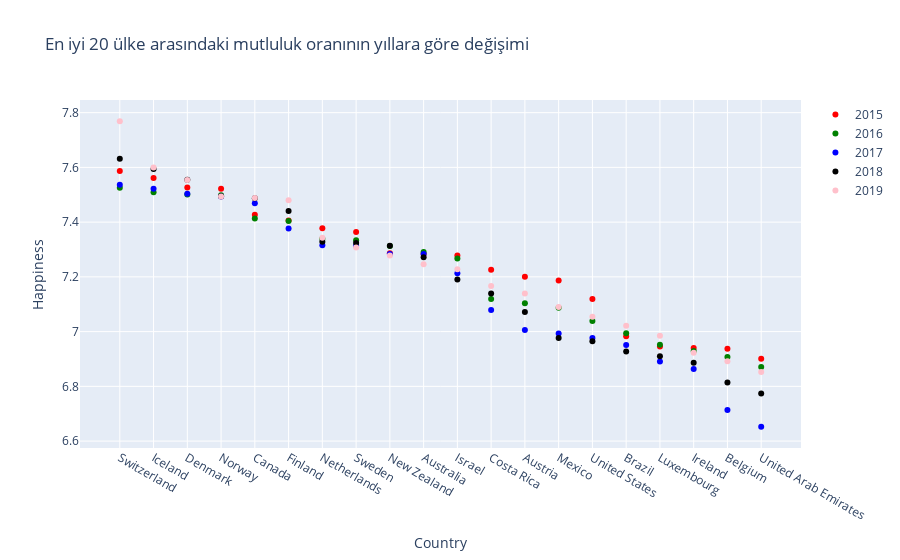

The notebook cell saved with this chart:
### Code cell
df2015 = df1.iloc[:20,:]
df2016 = df2.iloc[:20,:]
df2017 = df3.iloc[:20,:]
df2018 = df4.iloc[:20,:]
df2019 = df5.iloc[:20,:]

import plotly.graph_objs as go
v1 =go.Scatter(
                    x = df2015['Country'],
                    y = df2015['Happiness Score'],
                    mode = "markers",
                    name = "2015",
                    marker = dict(color = 'red'),
                    text= df2015.Country)

v2 =go.Scatter(
                    x = df2015['Country'],
                    y = df2016['Happiness Score'],
                    mode = "markers",
                    name = "2016",
                    marker = dict(color = 'green'),
                    text= df2016.Country)

v3 =go.Scatter(
                    x = df2015['Country'],
                    y = df2017['Happiness.Score'],
                    mode = "markers",
                    name = "2017",
                    marker = dict(color = 'blue'),
                    text= df2017.Country)


v4 =go.Scatter(
                    x = df2015['Country'],
                    y = df2018['Score'],
                    mode = "markers",
                    name = "2018",
                    marker = dict(color = 'black'),
                    text= df2017.Country)


v5 =go.Scatter(
                    x = df2015['Country'],
                    y = df2019['Score'],
                    mode = "markers",
                    name = "2019",
                    marker = dict(color = 'pink'),
                    text= df2017.Country)


data = [v1, v2, v3, v4, v5]
layout = dict(title = 'En iyi 20 ülke arasındaki mutluluk oranının yıllara göre değişimi',
              xaxis= dict(title= 'Country',ticklen= 5,zeroline= False),
              yaxis= dict(title= 'Happiness',ticklen= 5,zeroline= False),
              hovermode="x unified"
             )
fig = dict(data = data, layout = layout)
iplot(fig)

### Figure 1 — Plotly figure (JSON) as saved in the notebook; plotly's stock layout.template omitted (floating-point values rounded to 4 significant figures)
{"data": [{"marker": {"color": "red"}, "mode": "markers", "name": "2015", "text": ["Switzerland", "Iceland", "Denmark", "Norway", "Canada", "Finland", "Netherlands", "Sweden", "New Zealand", "Australia", "Israel", "Costa Rica", "Austria", "Mexico", "United States", "Brazil", "Luxembourg", "Ireland", "Belgium", "United Arab Emirates"], "type": "scatter", "x": ["Switzerland", "Iceland", "Denmark", "Norway", "Canada", "Finland", "Netherlands", "Sweden", "New Zealand", "Australia", "Israel", "Costa Rica", "Austria", "Mexico", "United States", "Brazil", "Luxembourg", "Ireland", "Belgium", "United Arab Emirates"], "y": [7.587, 7.561, 7.527, 7.522, 7.427, 7.406, 7.378, 7.364, 7.286, 7.284, 7.278, 7.226, 7.2, 7.187, 7.119, 6.983, 6.946, 6.94, 6.937, 6.901]}, {"marker": {"color": "green"}, "mode": "markers", "name": "2016", "text": ["Denmark", "Switzerland", "Iceland", "Norway", "Finland", "Canada", "Netherlands", "New Zealand", "Australia", "Sweden", "Israel", "Austria", "United States", "Costa Rica", "Puerto Rico", "Germany", "Brazil", "Belgium", "Ireland", "Luxembourg"], "type": "scatter", "x": ["Switzerland", "Iceland", "Denmark", "Norway", "Canada", "Finland", "Netherlands", "Sweden", "New Zealand", "Australia", "Israel", "Costa Rica", "Austria", "Mexico", "United States", "Brazil", "Luxembourg", "Ireland", "Belgium", "United Arab Emirates"], "y": [7.526, 7.509, 7.501, 7.498, 7.413, 7.404, 7.339, 7.334, 7.313, 7.291, 7.267, 7.119, 7.104, 7.087, 7.039, 6.994, 6.952, 6.929, 6.907, 6.871]}, {"marker": {"color": "blue"}, "mode": "markers", "name": "2017", "text": ["Norway", "Denmark", "Iceland", "Switzerland", "Finland", "Netherlands", "Canada", "New Zealand", "Sweden", "Australia", "Israel", "Costa Rica", "Austria", "United States", "Ireland", "Germany", "Belgium", "Luxembourg", "United Kingdom", "Chile"], "type": "scatter", "x": ["Switzerland", "Iceland", "Denmark", "Norway", "Canada", "Finland", "Netherlands", "Sweden", "New Zealand", "Australia", "Israel", "Costa Rica", "Austria", "Mexico", "United States", "Brazil", "Luxembourg", "Ireland", "Belgium", "United Arab Emirates"], "y": [7.537, 7.522, 7.504, 7.494, 7.469, 7.377, 7.316, 7.314, 7.284, 7.284, 7.213, 7.079, 7.006, 6.993, 6.977, 6.951, 6.891, 6.863, 6.714, 6.652]}, {"marker": {"color": "black"}, "mode": "markers", "name": "2018", "text": ["Norway", "Denmark", "Iceland", "Switzerland", "Finland", "Netherlands", "Canada", "New Zealand", "Sweden", "Australia", "Israel", "Costa Rica", "Austria", "United States", "Ireland", "Germany", "Belgium", "Luxembourg", "United Kingdom", "Chile"], "type": "scatter", "x": ["Switzerland", "Iceland", "Denmark", "Norway", "Canada", "Finland", "Netherlands", "Sweden", "New Zealand", "Australia", "Israel", "Costa Rica", "Austria", "Mexico", "United States", "Brazil", "Luxembourg", "Ireland", "Belgium", "United Arab Emirates"], "y": [7.632, 7.594, 7.555, 7.495, 7.487, 7.441, 7.328, 7.324, 7.314, 7.272, 7.19, 7.139, 7.072, 6.977, 6.965, 6.927, 6.91, 6.886, 6.814, 6.774]}, {"marker": {"color": "pink"}, "mode": "markers", "name": "2019", "text": ["Norway", "Denmark", "Iceland", "Switzerland", "Finland", "Netherlands", "Canada", "New Zealand", "Sweden", "Australia", "Israel", "Costa Rica", "Austria", "United States", "Ireland", "Germany", "Belgium", "Luxembourg", "United Kingdom", "Chile"], "type": "scatter", "x": ["Switzerland", "Iceland", "Denmark", "Norway", "Canada", "Finland", "Netherlands", "Sweden", "New Zealand", "Australia", "Israel", "Costa Rica", "Austria", "Mexico", "United States", "Brazil", "Luxembourg", "Ireland", "Belgium", "United Arab Emirates"], "y": [7.769, 7.6, 7.554, 7.494, 7.488, 7.48, 7.343, 7.307, 7.278, 7.246, 7.228, 7.167, 7.139, 7.09, 7.054, 7.021, 6.985, 6.923, 6.892, 6.852]}], "layout": {"hovermode": "x unified", "title": {"text": "En iyi 20 ülke arasındaki mutluluk oranının yıllara göre değişimi"}, "xaxis": {"ticklen": 5, "title": {"text": "Country"}, "zeroline": false}, "yaxis": {"ticklen": 5, "title": {"text": "Happiness"}, "zeroline": false}}}
